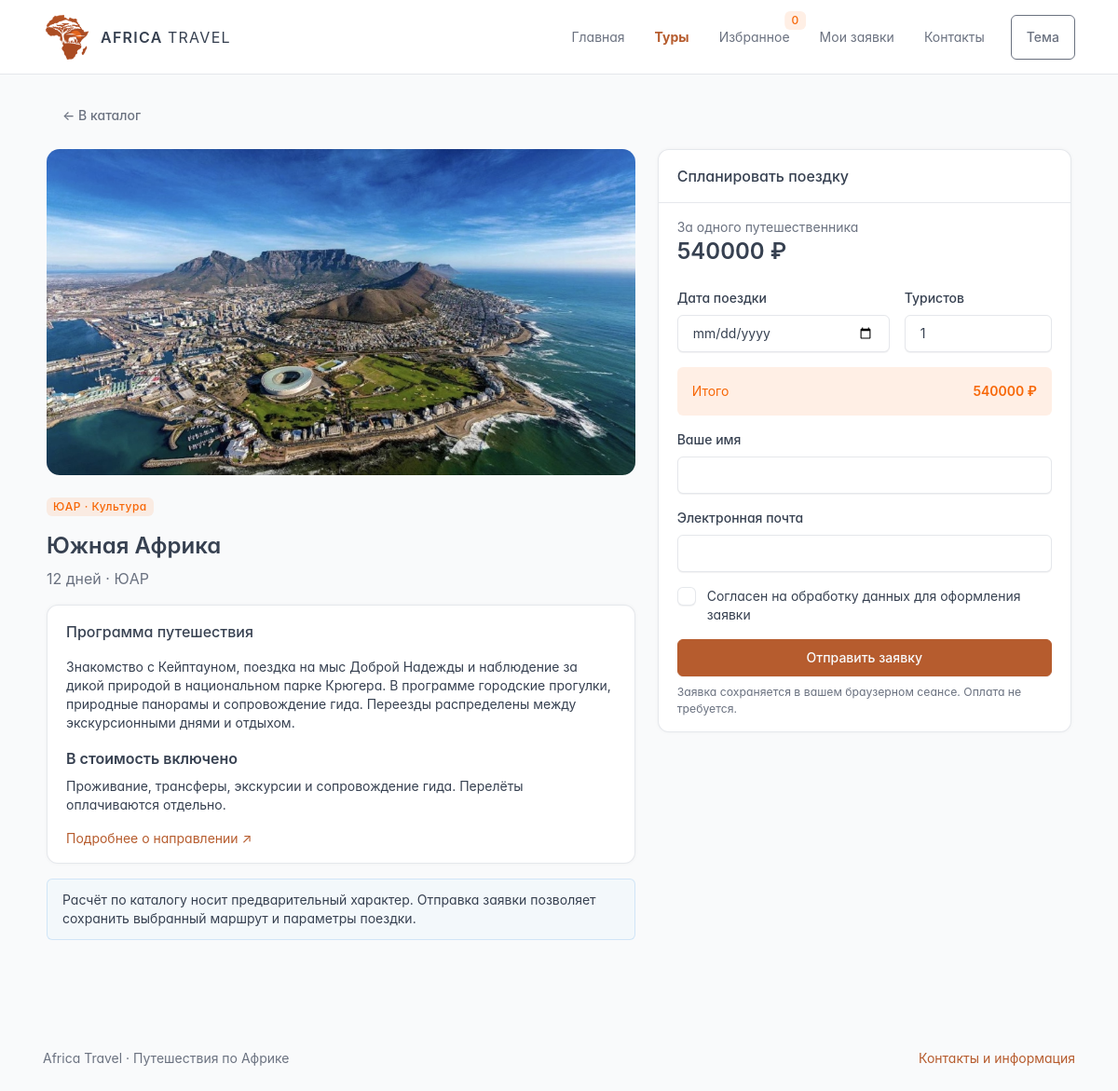
/tours/3/, run on the app's committed database.
### travel/models.py (models this page shows, shortened)
class Tour(models.Model):
    country=models.ForeignKey(Country,on_delete=models.PROTECT,related_name='tours')
    title=models.CharField('Название',max_length=160)
    category=models.CharField('Тип',max_length=20,choices=[('safari','Сафари'),('beach','Пляж'),('culture','Культура')])
    description=models.TextField('Программа')
    duration=models.PositiveSmallIntegerField('Дней',validators=[MinValueValidator(1)])
    price=models.PositiveIntegerField('Цена за человека',validators=[MinValueValidator(1)])
    image=models.CharField('Изображение в static',max_length=200)
    included=models.TextField('Включено в стоимость')
    source_url=models.URLField('Источник о направлении')
    class Meta:
        verbose_name='Тур'; verbose_name_plural='Туры'
        constraints=[models.CheckConstraint(condition=Q(price__gt=0),name='tour_positive_price'),models.CheckConstraint(condition=Q(duration__gt=0),name='tour_positive_duration')]

class Country(models.Model):
    name=models.CharField('Название', max_length=80, unique=True)
    slug=models.SlugField(unique=True)
    description=models.TextField('Описание')
    class Meta: verbose_name='Страна'; verbose_name_plural='Страны'

### travel/views.py (the view)
# urls.py: path('tours/<int:pk>/',views.detail,name='detail'),path('favorites/',views.favorites,name='favorites'),
@ensure_csrf_cookie
def detail(request,pk):
    return render(request,'travel/detail.html',{'tour':get_object_or_404(Tour.objects.select_related('country'),pk=pk),'favorite_ids':favorite_ids(request)})

### travel/context.py (called while the page is built)
def navigation(request):
    from .models import Favorite
    return {'favorite_count': Favorite.objects.filter(owner=request.session.session_key).count() if request.session.session_key else 0}

### travel/views.py (called while the page is built)
def owner(request):
    if not request.session.session_key: request.session.create()
    return request.session.session_key

def favorite_ids(request):
    return set(Favorite.objects.filter(owner=owner(request)).values_list('tour_id',flat=True))

### templates/travel/detail.html (shortened to what this page needs)
{% extends 'base.html' %}
{% load static %}
{% block content %}
    <a
        class="btn btn-ghost-secondary mb-3"
        href="{% url 'catalog' %}"
    >← В каталог</a>
    <div class="row g-4">
        <section class="col-12 col-lg-7">
            <img
                class="detail-image mb-4"
                src="{% static tour.image %}"
                alt="{{ tour.country.name }}"
            >
            <span class="badge bg-orange-lt mb-3">{{ tour.country.name }} · {{ tour.get_category_display }}</span>
            <h1>{{ tour.title }}</h1>
            <p class="text-secondary fs-3">{{ tour.duration }} дней · {{ tour.country.name }}</p>
            <div class="card mb-3">
                <div class="card-body">
                    <h2 class="card-title">Программа путешествия</h2>
                    <p>{{ tour.description }}</p>
                    <h3>В стоимость включено</h3>
                    <p>{{ tour.included }}</p>
                    <a
                        href="{{ tour.source_url }}"
                        target="_blank"
                        rel="noopener"
                    >Подробнее о направлении ↗</a>
                </div>
            </div>
            <div class="alert alert-info">Расчёт по каталогу носит предварительный характер. Отправка заявки позволяет сохранить выбранный маршрут и параметры поездки.</div>
        </section>
        <aside class="col-12 col-lg-5">
            <div class="card booking-panel">
                <div class="card-header">
                    <h2 class="card-title">Спланировать поездку</h2>
                </div>
                <div class="card-body">
                    <div class="text-secondary">За одного путешественника</div>
                    <div class="h1 mb-4">{{ tour.price }} ₽</div>
                    {% include 'travel/partials/booking_form.html' %}
                </div>
            </div>
        </aside>
    </div>
{% endblock %}

### templates/travel/partials/booking_form.html (shortened to what this page needs)
<form id="booking-form">
    <div class="row g-3 mb-3">
        <div class="col-7">
            <label class="form-label" for="departure">Дата поездки</label>
            <input
                class="form-control"
                type="date"
                id="departure"
                name="departure"
                required
            >
        </div>
        <div class="col-5">
            <label class="form-label" for="travelers">Туристов</label>
            <input
                class="form-control"
                type="number"
                id="travelers"
                name="travelers"
                min="1"
                max="10"
                value="1"
                required
            >
        </div>
    </div>
    <div class="d-flex justify-content-between p-3 bg-orange-lt rounded mb-3">
        <span>Итого</span>
        <strong id="quote-total" aria-live="polite">{{ tour.price }} ₽</strong>
    </div>
    <label class="form-label" for="name">Ваше имя</label>
    <input
        class="form-control mb-3"
        id="name"
        name="name"
        minlength="2"
        maxlength="80"
        autocomplete="name"
        required
    >
    <label class="form-label" for="email">Электронная почта</label>
    <input
        class="form-control mb-3"
        id="email"
        type="email"
        name="email"
        maxlength="254"
        autocomplete="email"
        required
    >
    <label class="form-check mb-3"><input
        class="form-check-input"
        type="checkbox"
        name="consent"
        required
    ><span class="form-check-label">Согласен на обработку данных для оформления заявки</span></label>
    <button
        class="btn btn-primary w-100"
        type="submit"
    >Отправить заявку</button>
    <p class="text-secondary small mt-2 mb-0">Заявка сохраняется в вашем браузерном сеансе. Оплата не требуется.</p>
</form>

### static/css/app.css (style rules this page uses)
:root { --tblr-primary:#b65c2e;--tblr-primary-rgb:182,92,46;--tblr-font-sans-serif:Inter,system-ui,-apple-system,"Segoe UI",sans-serif }
body { background:var(--tblr-bg-surface-secondary,#f5f4f0) }
.btn-primary { --tblr-btn-bg:#b65c2e;--tblr-btn-border-color:#b65c2e;--tblr-btn-hover-bg:#934720;--tblr-btn-hover-border-color:#934720 }
.detail-image { width:100%;height:350px;object-fit:cover;border-radius:14px }
.booking-panel { position:sticky;top:22px }
input,select { max-width:100% }
.card { border-radius:12px }

### data on the page
Tour: image (picture), country.name "ЮАР", category "Культура", title "Южная Африка", duration "12", description "Знакомство с Кейптауном, поездка на мыс Доброй Надежды и наблюдение за дикой природой в национальном парке Крюгера. В программе городские прогулки, природные панорамы и сопровождение гида. Переезды распределены между экскурсионными днями и отдыхом.", included "Проживание, трансферы, экскурсии и сопровождение гида. Перелёты оплачиваются отдельно.", price "540000"

### other printed values
{{ favorite_count }} "0"
